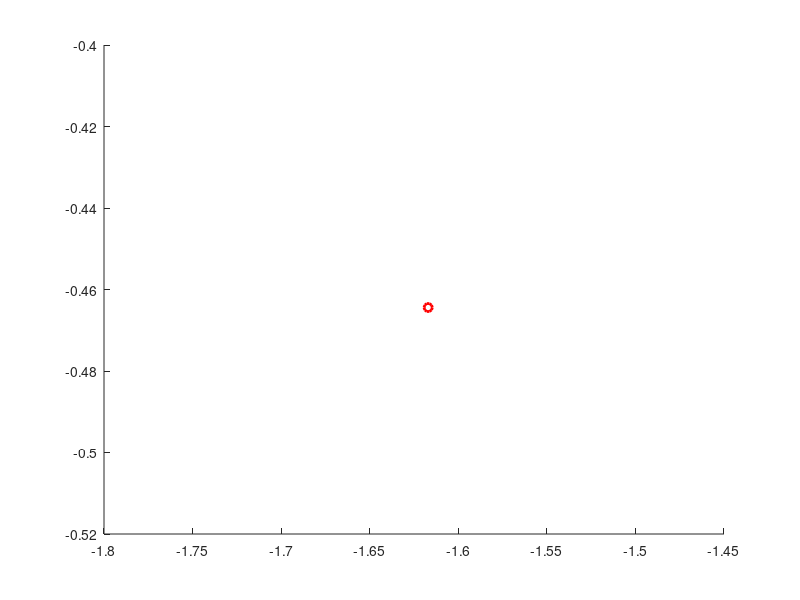

Recreate this plot in MATLAB. (Note: this script raises an error after producing the figure.)
clear
close all
clc

seed= 2;
rng(seed);

figure()

%if j==1
%    title('Number of particles = 20')
%elseif j==2
%    title('Number of particles = 40')
%else
%    title('Number of particles = 80')
%end

hold on

number_of_particles = 100;

%rotation = [cos(pi/4),-sin(pi/4);sin(pi/4),cos(pi/4)];
sigma =1;
true_mean = 0;

Prior_State = normrnd(true_mean,sigma,[1,number_of_particles]);

sampled_mean = [mean(Prior_State(:,1)), mean(Prior_State(:,2))];
plot(sampled_mean(1),sampled_mean(2),'ro','LineWidth',2)

particle_weights = inf * ones(number_of_particles,1);

for i = 1 : number_of_particles
    particle_weights(i) = exp(-0.5*((sampled_mean-Prior_State(i,:))/sigma*(sampled_mean-Prior_State(i,:))'));
end

weighted_mean = (Prior_State'*particle_weights/sum(particle_weights))';
plot(weighted_mean(1),weighted_mean(2),'co','LineWidth',2)

weighted_covariance = zeros(2);
for i = 1 : number_of_particles
    weighted_covariance = weighted_covariance + ( (weighted_mean-Prior_State(i,:))'*(weighted_mean-Prior_State(i,:))*particle_weights(i) );
end
weighted_covariance = 2*weighted_covariance/sum(particle_weights)
%shifted_mean = [5;3];

%mean_shift = ones( size(Prior_State) );
%mean_shift(:,1) = mean_shift(:,1)*shifted_mean(1);
%mean_shift(:,2) = mean_shift(:,2)*shifted_mean(2);

%Prior_State_shifted = mean_shift + Prior_State;

error_ellipse(sigma,[mean(Prior_State(:,1)),mean(Prior_State(:,2))],0.394,'style','b-')
error_ellipse(sigma,[mean(Prior_State(:,1)),mean(Prior_State(:,2))],0.865,'style','b-')
error_ellipse(sigma,[mean(Prior_State(:,1)),mean(Prior_State(:,2))],0.989,'style','b-')
%error_ellipse(sigma,[mean(Prior_State_shifted(:,1)),mean(Prior_State_shifted(:,2))],0.394,'style','r-')
%error_ellipse(sigma,[mean(Prior_State_shifted(:,1)),mean(Prior_State_shifted(:,2))],0.865,'style','r-')
%error_ellipse(sigma,[mean(Prior_State_shifted(:,1)),mean(Prior_State_shifted(:,2))],0.989,'style','r-')

plot(Prior_State(:,1),Prior_State(:,2),'b.','LineWidth',1)
%plot(Prior_State_shifted(:,1),Prior_State_shifted(:,2),'r*','LineWidth',1)

%plot(true_mean(1),true_mean(2),'o','Color',[0, 0.4470, 0.7410],'LineWidth',4)

legend('Sampled mean','Weighted mean')

title(['Number of particles = ', num2str(number_of_particles), ', RMS = ',num2str(rms(weighted_mean-sampled_mean))])

%plot(shifted_mean(1),shifted_mean(2),'o','Color',[0.8500, 0.3250, 0.0980],'LineWidth',4)
%plot(mean(Prior_State_shifted(:,1)),mean(Prior_State_shifted(:,2)),'ro','LineWidth',2)

%axis equal
grid on
xlim([-3,3]);ylim([-3,3]);

%figure()

%diff_sample_mean_and_weighted_mwan